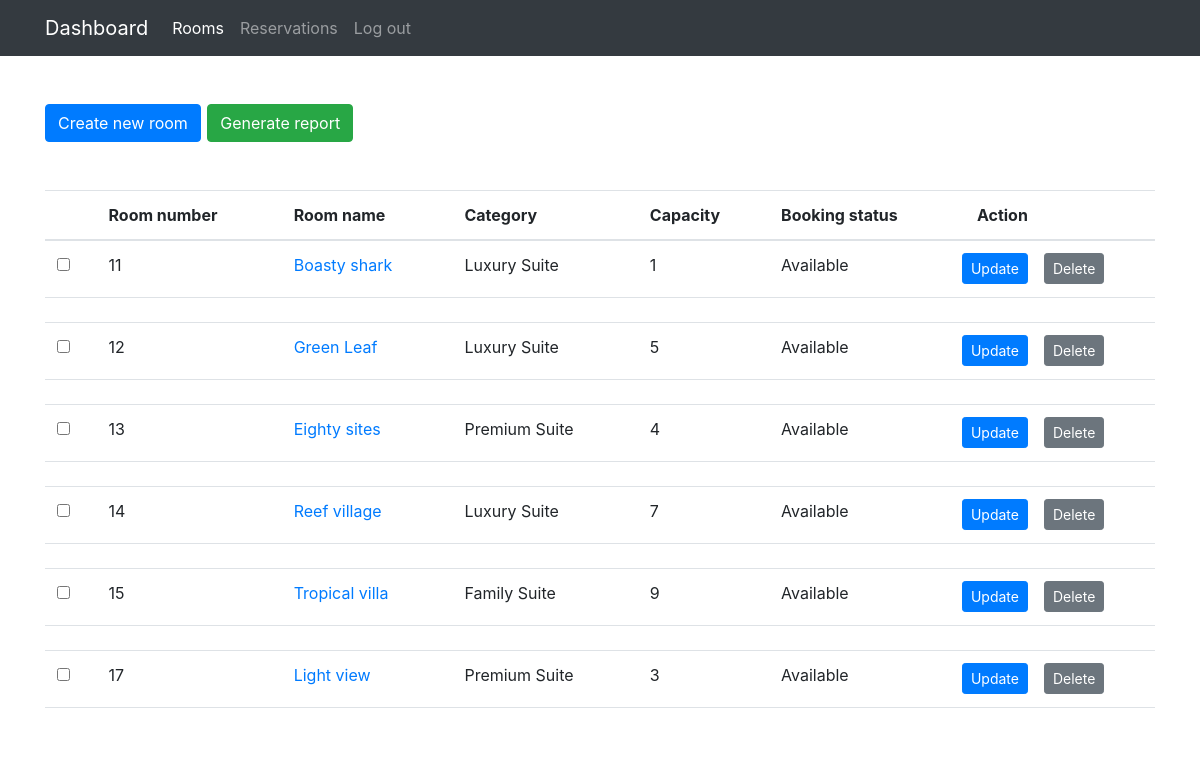
Page /Admin/rooms/index.php (signed in) on the earlier database version.
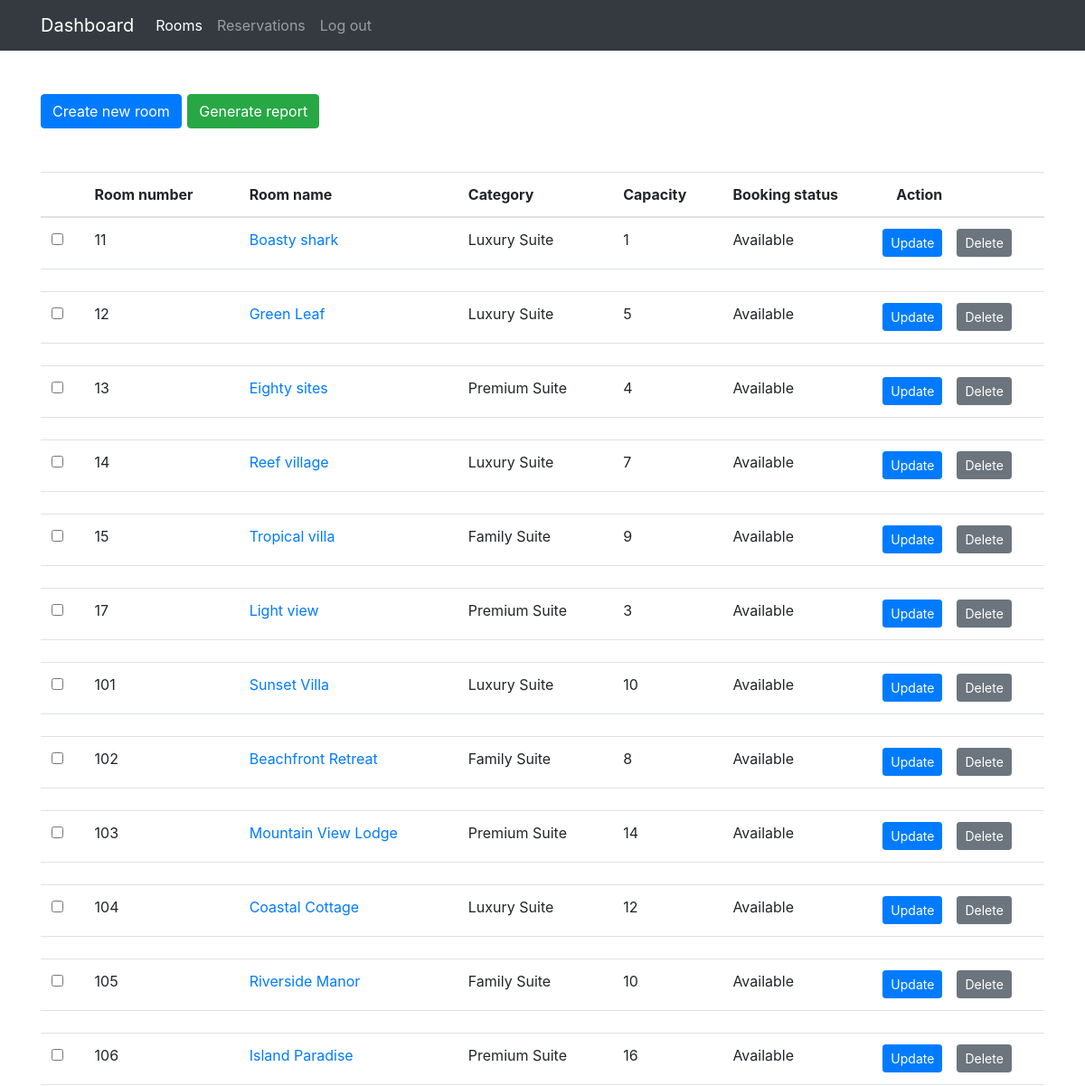
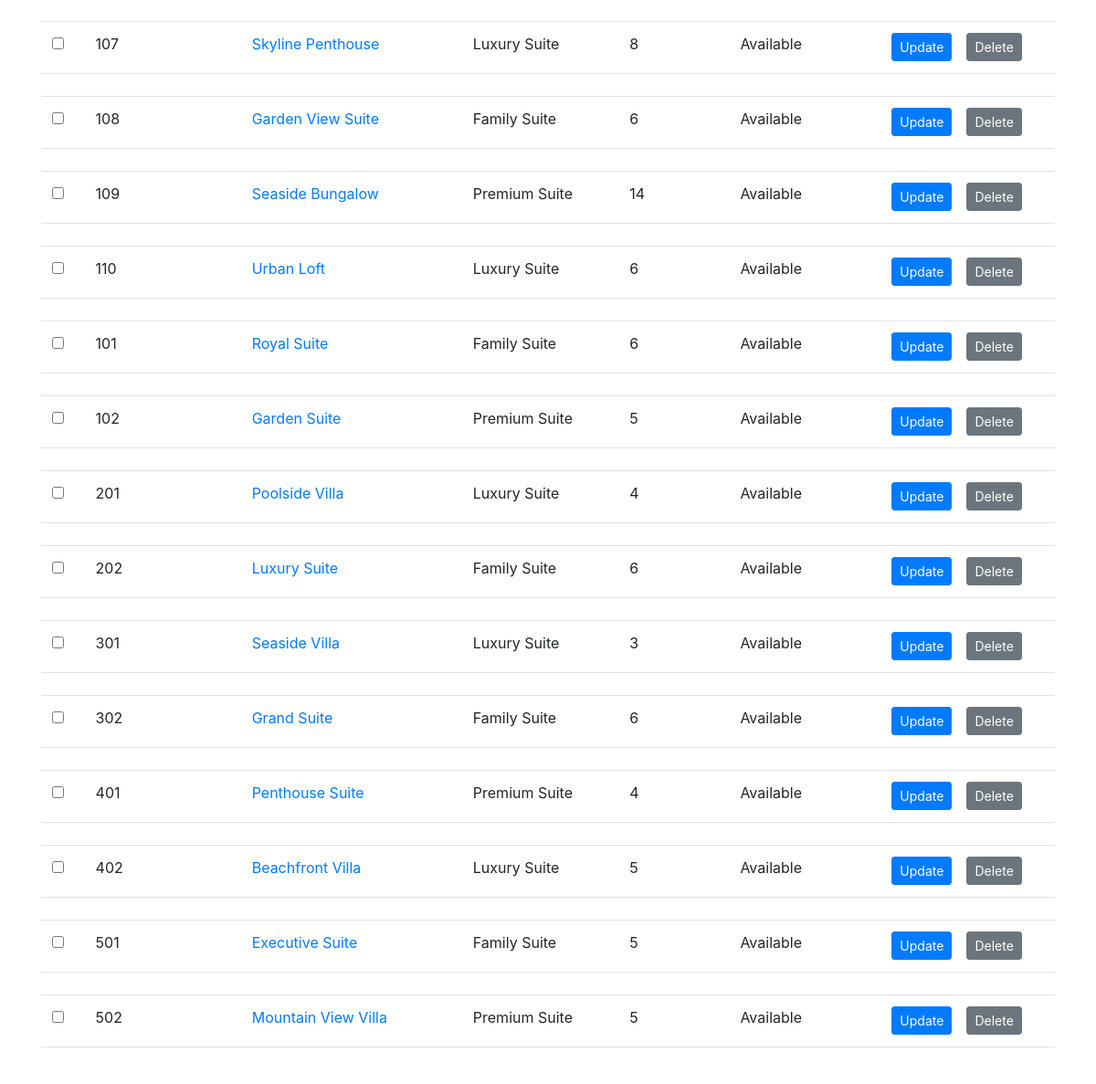
Same page on the later database version (2 pictures, top to bottom).
### tables this page shows
CREATE TABLE `rooms` (
  `roomid` int(11) NOT NULL,
  `name` varchar(55) DEFAULT NULL,
  `number` varchar(55) NOT NULL,
  `category` int(11) NOT NULL,
  `capacity` int(11) NOT NULL,
  `image` varchar(255) NOT NULL,
  `isReserved` tinyint(1) NOT NULL DEFAULT 0,
  `isBooked` tinyint(1) NOT NULL DEFAULT 0,
  `created_on` date NOT NULL DEFAULT current_timestamp()
);

CREATE TABLE `categories` (
  `id` int(11) NOT NULL,
  `description` varchar(55) NOT NULL,
  `label` char(5) NOT NULL,
  `capacity` int(11) NOT NULL,
  `price` int(11) NOT NULL
);

### Admin/rooms/index.php (the view, shortened to what this page needs)
<?php
    function getRooms() {
        $pdo = establishCONN();
        $stmt = $pdo->prepare("SELECT rooms.roomid, rooms.name, rooms.number, rooms.capacity, rooms.isBooked, categories.description from rooms LEFT JOIN categories ON rooms.category = categories.id");
        $stmt->execute();
        return $stmt->fetchAll(PDO::FETCH_ASSOC);
    }
?>
<!doctype html>
<html lang="en">
  <head>
    <link rel="stylesheet" href="https://cdn.jsdelivr.net/npm/bootstrap@4.6.2/dist/css/bootstrap.min.css">
    <link rel="stylesheet" href="../style.css">
  </head>
  <body>
    <nav class="navbar navbar-expand-lg navbar-dark bg-dark">
        <div class="container">
            <a class="navbar-brand" href="#">Dashboard</a>
            <div class="collapse navbar-collapse" id="navbarSupportedContent">
                <ul class="navbar-nav mr-auto">
                <li class="nav-item active">
                    <a class="nav-link" href="./index.php">Rooms <span class="sr-only">(current)</span></a>
                </li>
                <li class="nav-item">
                    <a class="nav-link" href="../reservations/" class="active">Reservations</a>
                </li>
                <li class="nav-item">
                    <a class="nav-link" href="../logout.php">Log out</a>
                </li>
            </div>
        </div>
    </nav>
    <div class="container">
        <div style="display: flex; gap: .4rem; align-items: center;">
            <a href="../rooms/addroom.php" class="btn btn-primary my-5">Create new room</a>
            <form method="POST">
                <button type="submit" class="btn btn-success">Generate report</button>
            </form>
        </div>
        <table class="table custom-table">
           <thead>
              <tr>
                 <th scope="col">
                 </th>
                 <th scope="col">Room number</th>
                 <th scope="col">Room name</th>
                 <th scope="col">Category</th>
                 <th scope="col">Capacity</th>
                 <th scope="col">Booking status</th>
                 <th scope="col">Action</th>
              </tr>
           </thead>
           <tbody>
              <?php foreach($res = getRooms() as $r) {?>
              <tr scope="row">
                 <th scope="row">
                    <label class="control control--checkbox">
                    <input type="checkbox">
                    </label>
                 </th>
                 <td><?php echo $r["number"] ?></td>
                 <td><a href="#"><?php echo $r["name"]; ?></a></td>
                 <td>
                  <?php echo($r["description"]); ?>
                 </td>
                 <td>
                    <?php echo $r["capacity"]; ?>
                 </td>
                 <td><?php if($r["isBooked"]){echo "Booked";} else { echo "Available";} ?></td>
                 <td>
                  <div class="row">
                     <a href="./update.php?r_id=<?php echo $r["roomid"] ?>" class="btn btn-primary btn-sm mr-3">Update</a>
                     <form action="./delete.php?r_id=<?php echo $r["roomid"] ?>" method="POST">
                        <button class="btn btn-secondary btn-sm">Delete</button>
                     </form>
                  </td>
                  </div>
              </tr>
              <tr class="spacer"><td colspan="100"></td></tr>
              <?php } ?>
  </body>
</html>

Differences in the rows shown:
added rooms: number "101", name "Sunset Villa", category.description "Luxury Suite", capacity "10", isBooked "Available"
added rooms: number "102", name "Beachfront Retreat", category.description "Family Suite", capacity "8", isBooked "Available"
added rooms: number "103", name "Mountain View Lodge", category.description "Premium Suite", capacity "14", isBooked "Available"
added rooms: number "104", name "Coastal Cottage", category.description "Luxury Suite", capacity "12", isBooked "Available"
added rooms: number "105", name "Riverside Manor", category.description "Family Suite", capacity "10", isBooked "Available"
added rooms: number "106", name "Island Paradise", category.description "Premium Suite", capacity "16", isBooked "Available"
added rooms: number "107", name "Skyline Penthouse", category.description "Luxury Suite", capacity "8", isBooked "Available"
added rooms: number "108", name "Garden View Suite", category.description "Family Suite", capacity "6", isBooked "Available"
added rooms: number "109", name "Seaside Bungalow", category.description "Premium Suite", capacity "14", isBooked "Available"
added rooms: number "110", name "Urban Loft", category.description "Luxury Suite", capacity "6", isBooked "Available"
added rooms: number "101", name "Royal Suite", category.description "Family Suite", capacity "6", isBooked "Available"
added rooms: number "102", name "Garden Suite", category.description "Premium Suite", capacity "5", isBooked "Available"
added rooms: number "201", name "Poolside Villa", category.description "Luxury Suite", capacity "4", isBooked "Available"
added rooms: number "202", name "Luxury Suite", category.description "Family Suite", capacity "6", isBooked "Available"
added rooms: number "301", name "Seaside Villa", category.description "Luxury Suite", capacity "3", isBooked "Available"
added rooms: number "302", name "Grand Suite", category.description "Family Suite", capacity "6", isBooked "Available"
added rooms: number "401", name "Penthouse Suite", category.description "Premium Suite", capacity "4", isBooked "Available"
added rooms: number "402", name "Beachfront Villa", category.description "Luxury Suite", capacity "5", isBooked "Available"
added rooms: number "501", name "Executive Suite", category.description "Family Suite", capacity "5", isBooked "Available"
added rooms: number "502", name "Mountain View Villa", category.description "Premium Suite", capacity "5", isBooked "Available"
